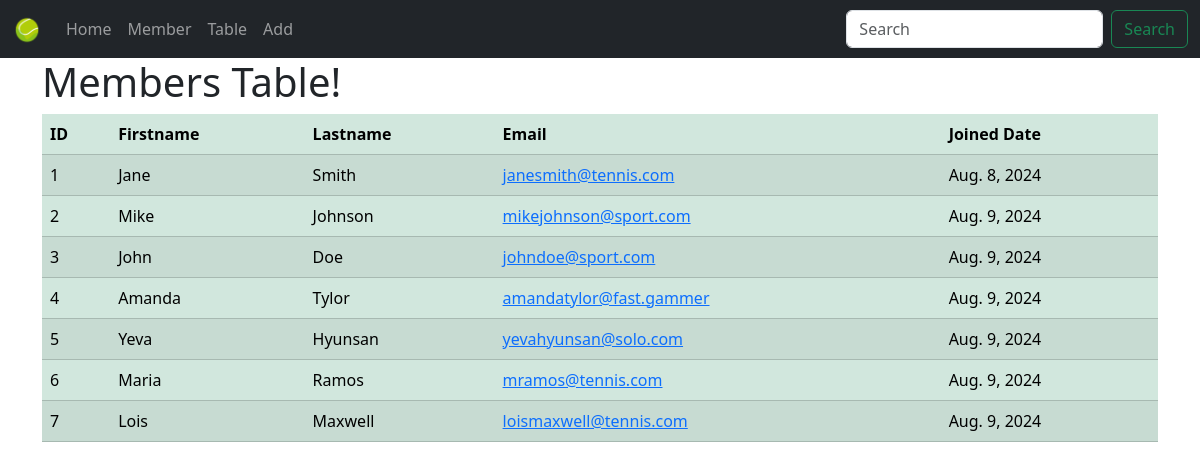
Screenshot of /table/ with the database file from the repository.
### members/models.py (models this page shows, shortened)
class Member(models.Model):
    firstname = models.CharField(max_length=255)
    lastname = models.CharField(max_length=255)
    email = models.EmailField(max_length=255, unique=True, blank=True)
    joined_date = models.DateField(null=True)
    slug = models.SlugField(default="", null=False)
    bio = models.TextField(max_length=500, blank=True, null=True)
    profile_image = models.ImageField(upload_to='members/', blank=True, null=True) # New.
    phone_number = models.CharField(max_length=50, blank=True, null=True) # New.

### members/views.py (the view)
# urls.py: path('table/', view=views.members_table, name='table'),
def members_table(request):
    tbe = models.Member.objects.all()
    return render(request=request, template_name='members_table.html', context={'table_members': tbe.values()})

### templates/members_table.html (shortened to what this page needs)
{% extends "master.html" %}
{% block content %}
    <h1>Members Table!</h1>
    <table class="table table-success table-striped">
        <thead>
            <tr>
                <th>ID</th>
                <th>Firstname</th>
                <th>Lastname</th>
                <th>Email</th>
                <th>Joined Date</th>
            </tr>
        </thead>
        <tbody>
            {% for member in table_members %}
                <tr>
                    <td>{{ member.id }}</td>
                    <td>{{ member.firstname }}</td>
                    <td>{{ member.lastname }}</td>
                    <td><a href="mailto:{{ member.email }}">{{ member.email }}</a></td>
                    <td>{{ member.joined_date }}</td>
                </tr>
            {% endfor %}
        </tbody>
    </table>
{% endblock %}

### rows the page displays
Member: id "1", firstname "Jane", lastname "Smith", email "janesmith@tennis.com", joined_date "Aug. 8, 2024"
Member: id "2", firstname "Mike", lastname "Johnson", email "mikejohnson@sport.com", joined_date "Aug. 9, 2024"
Member: id "3", firstname "John", lastname "Doe", email "johndoe@sport.com", joined_date "Aug. 9, 2024"
Member: id "4", firstname "Amanda", lastname "Tylor", email "amandatylor@fast.gammer", joined_date "Aug. 9, 2024"
Member: id "5", firstname "Yeva", lastname "Hyunsan", email "yevahyunsan@solo.com", joined_date "Aug. 9, 2024"
Member: id "6", firstname "Maria", lastname "Ramos", email "mramos@tennis.com", joined_date "Aug. 9, 2024"
Member: id "7", firstname "Lois", lastname "Maxwell", email "loismaxwell@tennis.com", joined_date "Aug. 9, 2024"
